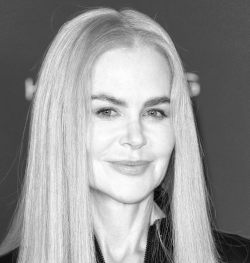
#> input picture funcoes/data/mulher_foto_01.bmp, 250 x 263 px
$ jupyter execute aplicacao_classificacao_de_padroes.ipynb
#> lines starting #> are read from the running program, lines starting #| are printed output that depends on the picture; long printed decimals are rounded
[cell 1]
"""
Neste exemplo, mostra-se como a função distância euclidiana, que
é uma função algébrica, pode ser utilizada na classificação
de uma imagem monocromática

Autor: Fabrício Galende Marques de Carvalho

"""

from matplotlib import pyplot as plt
from PIL import Image
import numpy as np

# Leitura e redimensionamento dos arquivos de imagem

img_mulher = Image.open("data/mulher_foto_01.bmp")
#> img_mulher is the input picture: PIL image 250x263 L; min 8, max 254, mean 148.9
img_homem = Image.open("data/homem_foto_01.bmp")
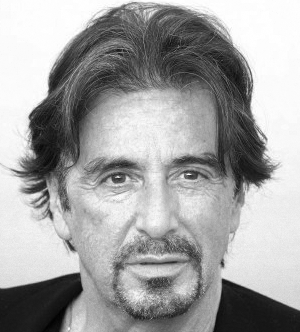
#> input picture funcoes/data/homem_foto_01.bmp, 300 x 332 px
#> img_homem is the input picture: PIL image 300x332 L; min 1, max 255, mean 162.5
img_desconhecido = Image.open("data/nao_classificado.bmp")
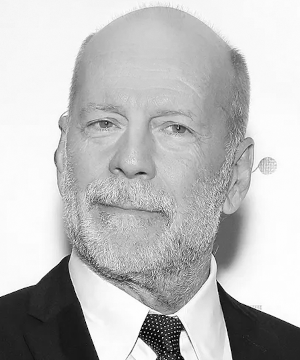
#> input picture funcoes/data/nao_classificado.bmp, 300 x 360 px
#> img_desconhecido is the input picture: PIL image 300x360 L; min 0, max 255, mean 190.1

largura = 100
altura = 130

img_mulher = img_mulher.resize((largura,altura))
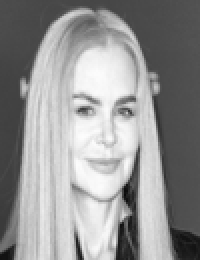
#> img_mulher: PIL image 100x130 L (shown 2 times larger); min 9, max 253, mean 148.9
img_homem = img_homem.resize((largura,altura))
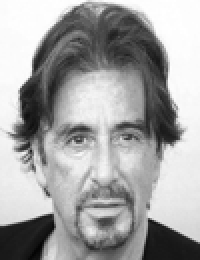
#> img_homem: PIL image 100x130 L (shown 2 times larger); min 3, max 255, mean 162.5
img_desconhecido = img_desconhecido.resize((largura,altura))
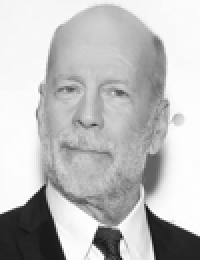
#> img_desconhecido: PIL image 100x130 L (shown 2 times larger); min 13, max 255, mean 190.1

[cell 2]
# Visualizando metadados das imagens e as imagens em si

# Metadados
print(img_mulher.size)
#| (100, 130)
print(img_homem.size)
#| (100, 130)
print(img_desconhecido.size)
#| (100, 130)

#Dados
plt.figure()
plt.imshow(img_mulher, cmap='gray')
plt.title("Imagem de mulher")
plt.figure()
plt.imshow(img_homem, cmap='gray')
plt.title("Imagem de homem")
plt.figure()
plt.imshow(img_desconhecido, cmap='gray')
plt.title("Imagem não classificada (desconhecida)")

[cell 3]
# Convertendo as imagens para arrays bidimensionais numpy
img_mulher_array_2d = np.array(img_mulher)
print("Array 2d correspondente (mulher): ")
print(img_mulher_array_2d)
#> (printed output is left out)
img_mulher_array_1d = img_mulher_array_2d.flatten()
#> img_mulher_array_1d = 13000 values, max 253 at index 6841, min 9 at index 9762, mean 148.9
print("\nArray 'achatado' (mulher): ")
print(img_mulher_array_1d)
#> (printed output is left out)


img_homem_array_1d = np.array(img_homem).flatten()
#> img_homem_array_1d = 13000 values, max 255 at index 25, min 3 at index 12220, mean 162.5
img_desconhecido_array_1d = np.array(img_desconhecido).flatten()
#> img_desconhecido_array_1d = 13000 values, max 255 at index 4518, min 13 at index 10473, mean 190.1

[cell 4]
# Visualizando a função correspondente a cada imagem
plt.figure()
plt.plot(img_mulher_array_1d)
plt.figure()
plt.plot(img_homem_array_1d)
plt.figure()
plt.plot(img_desconhecido_array_1d)
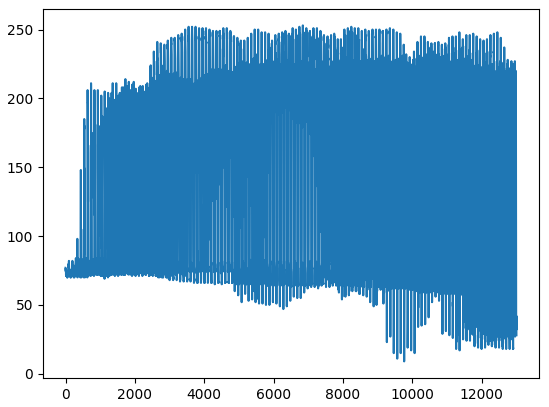
#> figure drawn by matplotlib, 1 panel; curve peaks at x = 6841, y = 253
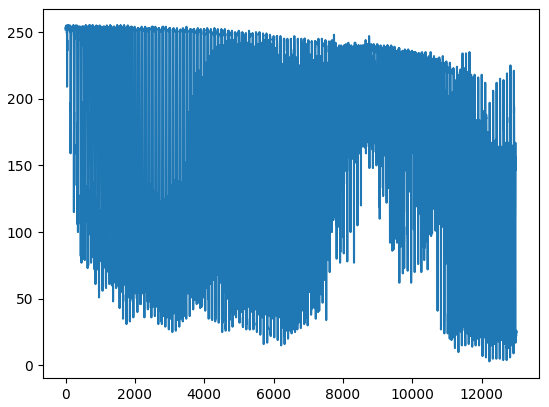
#> figure drawn by matplotlib, 1 panel; curve peaks at x = 25, y = 255
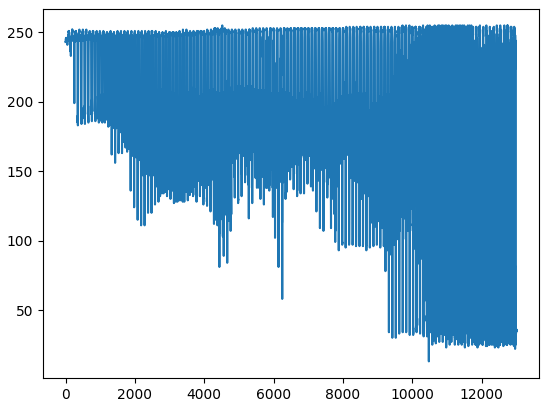
#> figure drawn by matplotlib, 1 panel; curve peaks at x = 4518, y = 255

[cell 5]
# Calculando as distâncias entre os vetores de características:
dist_u_m = np.sqrt(np.sum( (img_mulher_array_1d - img_desconhecido_array_1d)**2 ) )
#> dist_u_m = 1226.8
dist_u_h = np.sqrt(np.sum( (img_homem_array_1d - img_desconhecido_array_1d)**2 ) )
#> dist_u_h = 1077.4

print("Distância euclidiana entre desconhecido e mulher: ", dist_u_m)
#| Distância euclidiana entre desconhecido e mulher:  1226.796
print("Distância euclidiana entre desconhecido e homem: ", dist_u_h)
#| Distância euclidiana entre desconhecido e homem:  1077.397
if dist_u_m < dist_u_h:
    print("A imagem desconhecida deve ser uma mulher")
else:
    print("A imagem desconhecida deve ser um homem")
